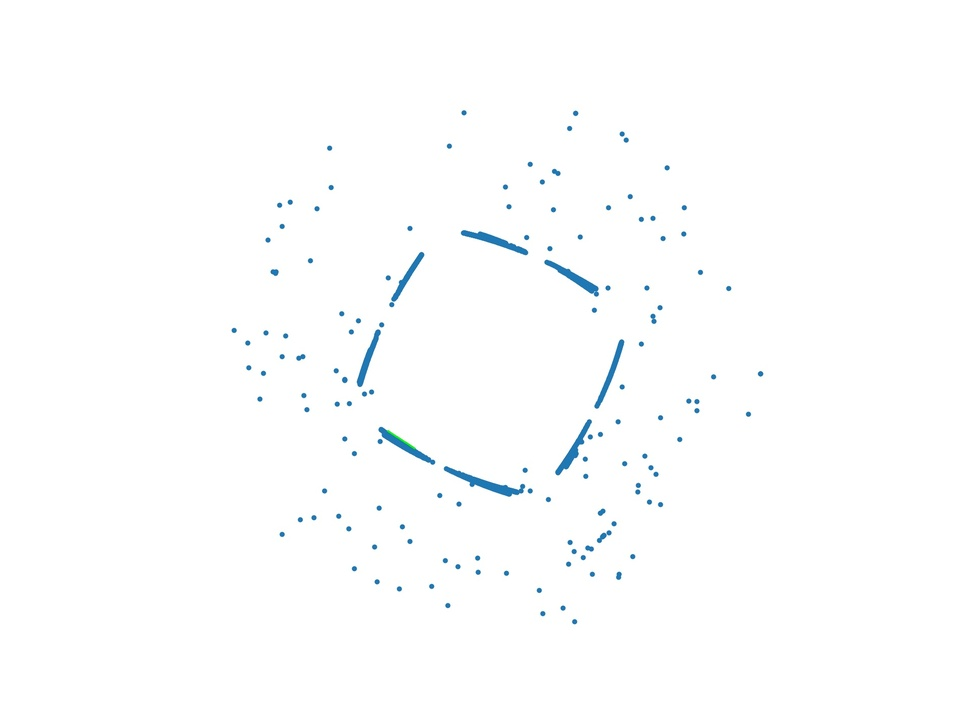
#> input picture houghlines5.jpg, 970 x 727 px, shrunk from 1920 x 1440 before the run
$ python -i findcentroid.py   (imports and definitions only)
#> lines starting #> are read from the running program, lines starting #| are printed output that depends on the picture; after the words box and inside, x2 and y2 are one past the last pixel; in counts of white or black regions, pixels touching at a corner belong together

import cv2
import sys
import os


def centroid(imgpath):

#> called with imgpath = 'houghlines5.jpg'
    img = cv2.imread(imgpath)
#> img is the input picture: shape (727, 970, 3); mean B, G, R 254.1, 253.7, 252.9
    gray_img = cv2.cvtColor(img, cv2.COLOR_BGR2GRAY)
    #cv2.imshow('gray', gray_img)
    #cv2.waitKey(0)

    ret,thresh = cv2.threshold(gray_img,127,255,0)
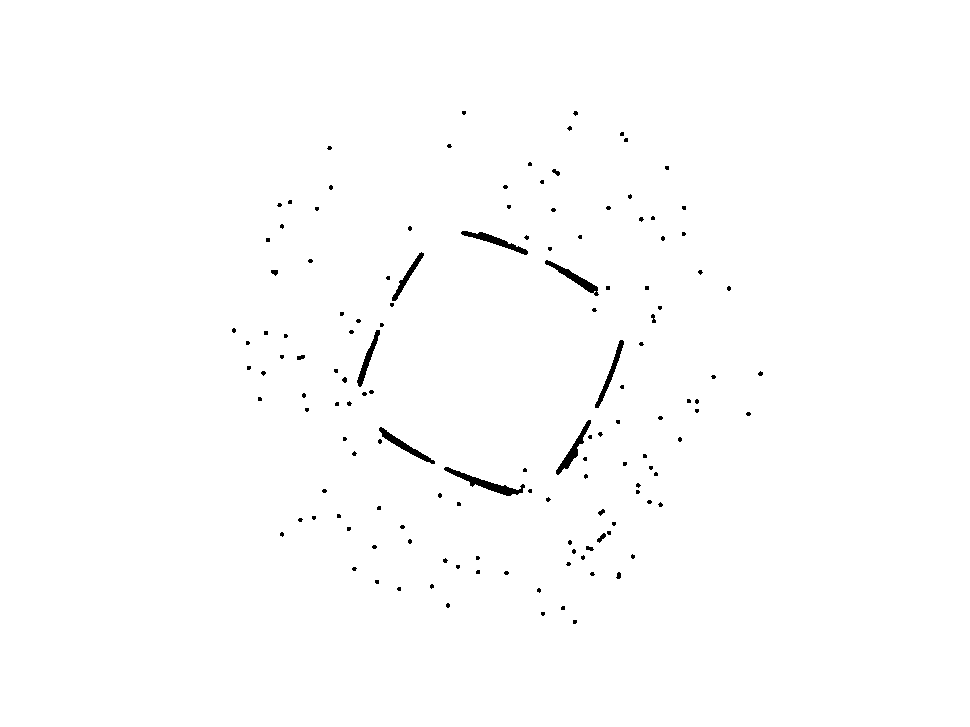
#> thresh: shape (727, 970); 99.3% white; 138 black regions (121 under 20 px), largest, box (x1, y1, x2, y2) and area: (444, 467, 525, 496) 554, (461, 231, 528, 255) 411, (545, 260, 599, 296) 406
    #cv2.imshow('ret', thresh)
    #cv2.waitKey(0)

    M = cv2.moments(thresh)
#> M = moments, m00 178494390, centre m10/m00, m01/m00 = (484.4, 362.9)

    cX = int(M["m10"] / M["m00"])
#> cX = 484
    cY = int(M["m01"] / M["m00"])
#> cY = 362

    print(cX, cY)
#| 484 362

    cv2.circle(img, (cX, cY), 5, (255, 0, 255), 3)
#> img: shape (727, 970, 3); 0.02% of pixels changed, all inside (x1, y1, x2, y2) = (477, 355, 492, 370)

    cv2.putText(img, "centroid", (cX - 25, cY - 25),cv2.FONT_HERSHEY_SIMPLEX, 0.5, (255, 255, 255), 2)

    cv2.imwrite(imgpath, img)
    #cv2.waitKey(0)
    print(f'centroid generated = {os.path.basename(imgpath)}')

>>> result = centroid('houghlines5.jpg')
